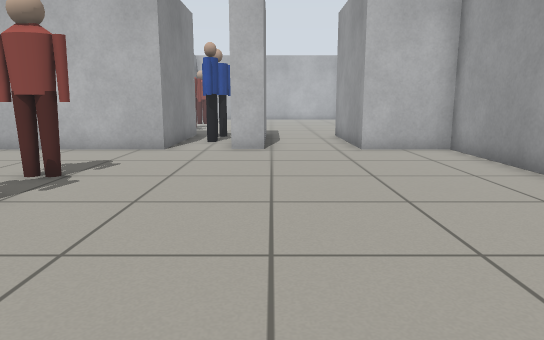
View 1 (above)

16 first-person views from a walk through a world built for the Gazebo simulator. The camera is 0.72 m above the floor, tilts 10° down and sees 70° across. The floor is counted in squares, 0.5 m on a side. Each view is taken from the middle of a square. On the plan, view 1 faces up. The plan holds only what a view shows up to about 16 squares ahead; the rest is blank. Some stock models are drawn as simple stand-ins.

View 2
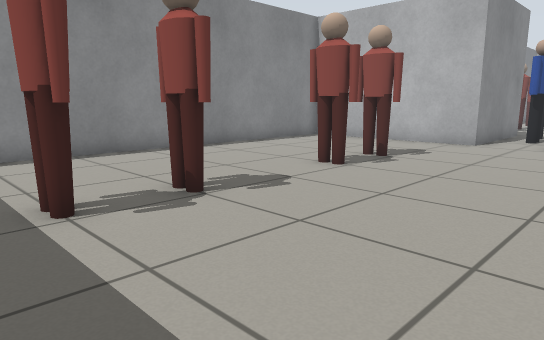

View 3
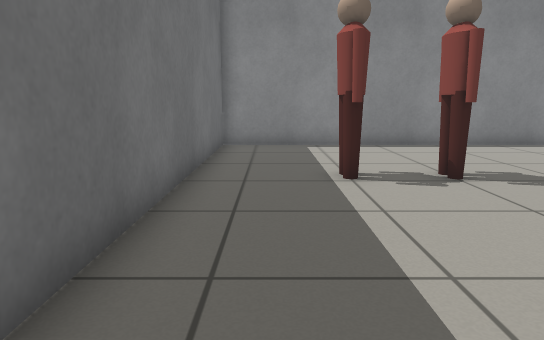

View 4
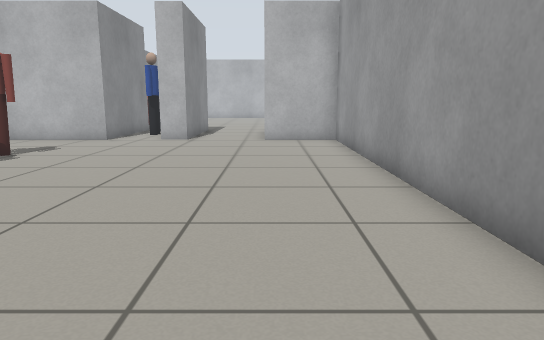

View 5
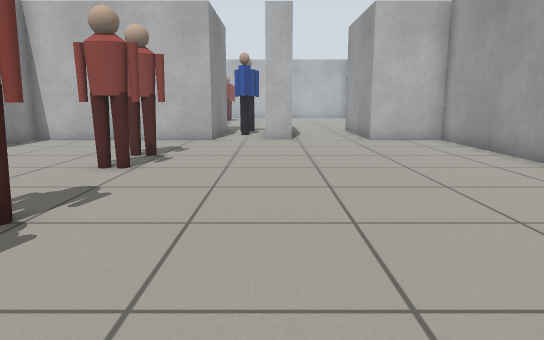

View 6
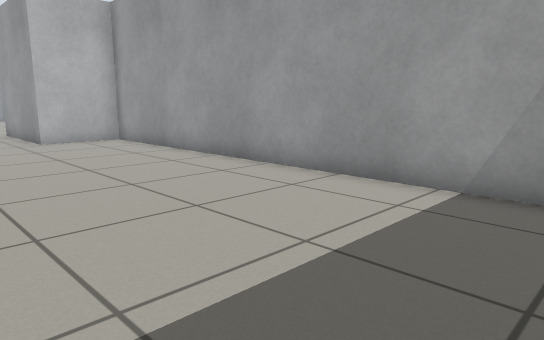

View 7
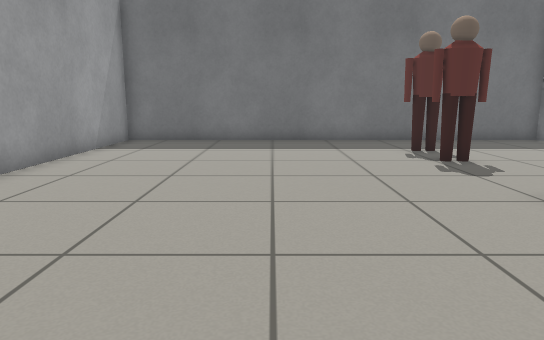

View 8
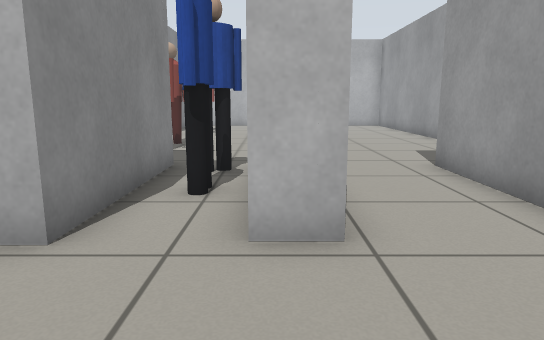

View 9
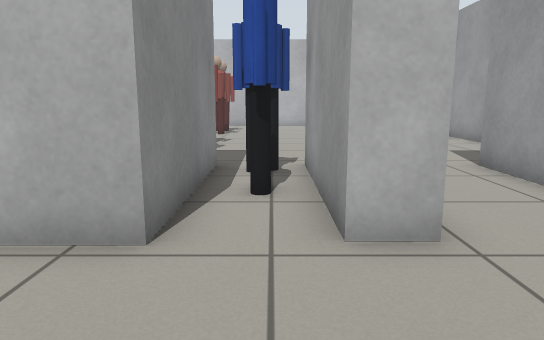

View 10
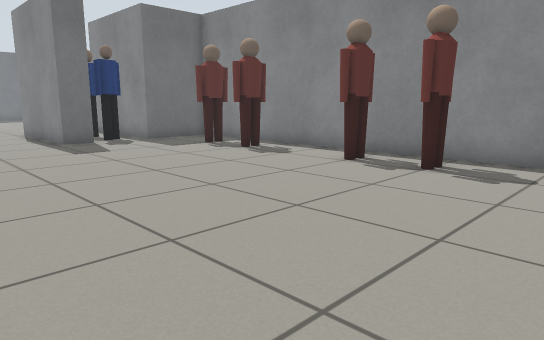

View 11
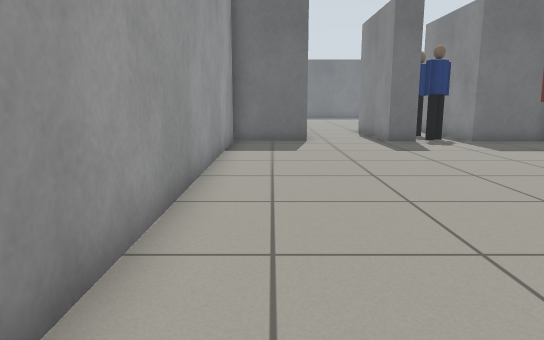

View 12
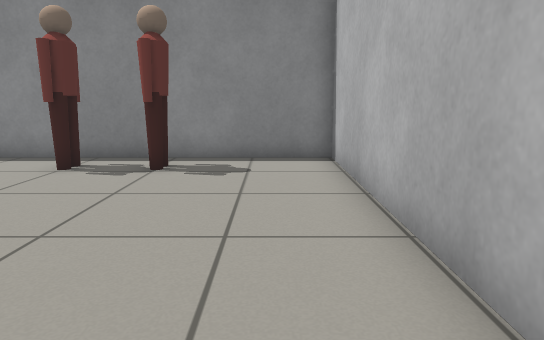

View 13
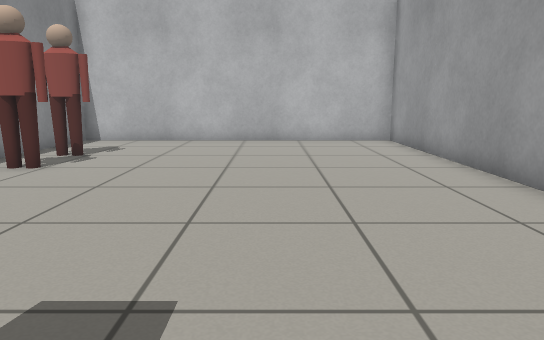

View 14
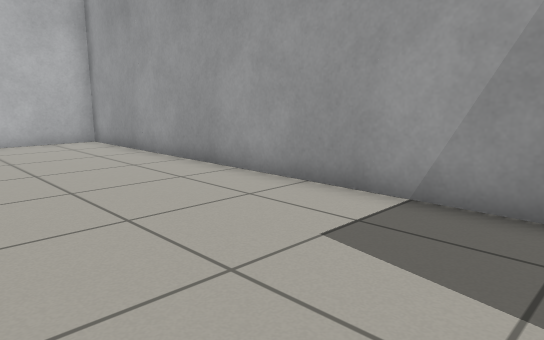

View 15
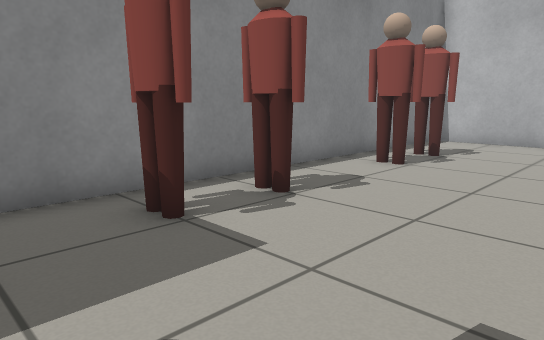

View 16
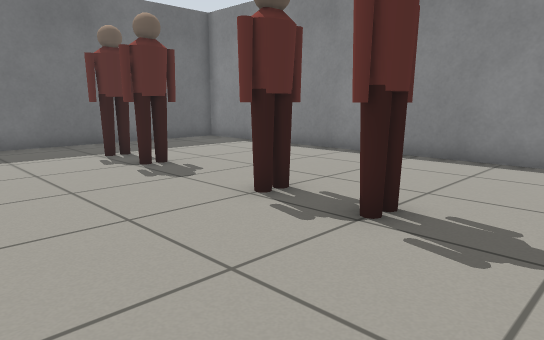

### Floor plan
Points are (right, up) in squares from view 1. A wall is a line through its corners. A room is listed if a view was taken in it or the views show most of it. See-through windows are left out.
Room 1 (views 1, 2, 3, 4, 5, 6, 7, 8, 9, 16)
walls: (-0.2, 11.8) (-1.2, 11.8) (-1.2, 15.4); (-3.3, 15.4) (-3.3, 11.8) (-10, 11.8) (-10, -3.6) (5.4, -3.6) (5.4, 11.8) (2.7, 11.8)
ways out: opening at (1.5, 12) to room 2; gap at (-3, 16) to room 2
objects: person (-5, -1) to (-4, 0); person (-5, 1) to (-4, 2); person (-5, 5) to (-4, 6); person (-5, 7) to (-4, 8); person (-2, 14) to (-2, 15)
Room 2 (views 10, 11, 12, 13, 14, 15)
walls: (-1.2, 15.4) (-1.2, 16.9) (-0.2, 16.9) (-0.2, 11.8); (-5.9, 16.9) (-3.3, 16.9) (-3.3, 15.4); (2.7, 11.8) (2.7, 16.9) (5.4, 16.9) (5.4, 31.6) (-6, 31.6) (-6, 17.9)
ways out: opening at (1.5, 12) to room 1; gap at (-3, 16) to room 1
objects: person (-5, 19) to (-4, 20); person (-5, 21) to (-4, 22); person (-5, 25) to (-4, 26); person (-5, 27) to (-4, 28); person (-2, 16)

Positions as (right, up) in squares from view 1, and headings:
1: (0, 0), facing up
2: (1, -2), facing up-left
3: (3, -2), facing left
4: (3, -3), facing up
5: (-1, -3), facing up
6: (-1, -3), facing up-right
7: (0, 11), facing down
8: (-1, 8), facing up
9: (-2, 8), facing up
10: (4, 31), facing down-left
11: (4, 31), facing down
12: (4, 30), facing left
13: (1, 17), facing up
14: (0, 17), facing up-right
15: (0, 17), facing up-left
16: (0, 10), facing down-left
